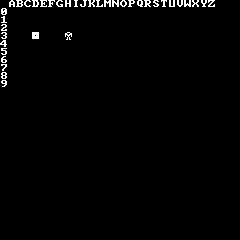

Rendered tile map (Tiled .tmx) drawn with the repository's tilesets; below, a short description and the full map source, tile grids included:
An orthogonal 30x30 tile map with 8x8 px tiles, 1 tile layer (Calque de Tuiles 1) and 2 objects (player, solid).

<map version="1.5" tiledversion="1.7.2" orientation="orthogonal" renderorder="right-down" width="30" height="30" tilewidth="8" tileheight="8" infinite="0" nextlayerid="3" nextobjectid="3">
 <editorsettings>
  <export target="carte.lua" format="lua" />
 </editorsettings>
 <tileset firstgid="1" name="attpjjbon" tilewidth="8" tileheight="8" tilecount="256" columns="16">
  <image source="attpjjbon.png" width="128" height="128" />
  <tile id="160">
   <animation>
    <frame tileid="160" duration="100" />
    <frame tileid="161" duration="100" />
    <frame tileid="162" duration="100" />
    <frame tileid="176" duration="100" />
    <frame tileid="177" duration="100" />
    <frame tileid="178" duration="100" />
   </animation>
  </tile>
  <tile id="219">
   <animation>
    <frame tileid="219" duration="500" />
    <frame tileid="220" duration="100" />
    <frame tileid="221" duration="100" />
    <frame tileid="222" duration="100" />
   </animation>
  </tile>
 </tileset>
 <layer id="1" name="Calque de Tuiles 1" width="30" height="30">
  <properties>
   <property name="solid" type="bool" value="true" />
  </properties>
  <data encoding="csv">
0,66,67,68,69,70,71,72,73,74,75,76,77,78,79,80,81,82,83,84,85,86,87,88,89,90,91,0,0,0,
49,0,0,0,0,0,0,0,0,0,0,0,0,0,0,0,0,0,0,0,0,0,0,0,0,0,0,0,0,0,
50,0,0,0,0,0,0,0,0,0,0,0,0,0,0,0,0,0,0,0,0,0,0,0,0,0,0,0,0,0,
51,0,0,0,0,0,0,0,0,0,0,0,0,0,0,0,0,0,0,0,0,0,0,0,0,0,0,0,0,0,
52,0,0,0,161,0,0,0,220,0,0,0,0,0,0,0,0,0,0,0,0,0,0,0,0,0,0,0,0,0,
53,0,0,0,0,0,0,0,0,0,0,0,0,0,0,0,0,0,0,0,0,0,0,0,0,0,0,0,0,0,
54,0,0,0,0,0,0,0,0,0,0,0,0,0,0,0,0,0,0,0,0,0,0,0,0,0,0,0,0,0,
55,0,0,0,0,0,0,0,0,0,0,0,0,0,0,0,0,0,0,0,0,0,0,0,0,0,0,0,0,0,
56,0,0,0,0,0,0,0,0,0,0,0,0,0,0,0,0,0,0,0,0,0,0,0,0,0,0,0,0,0,
57,0,0,0,0,0,0,0,0,0,0,0,0,0,0,0,0,0,0,0,0,0,0,0,0,0,0,0,0,0,
58,0,0,0,0,0,0,0,0,0,0,0,0,0,0,0,0,0,0,0,0,0,0,0,0,0,0,0,0,0,
0,0,0,0,0,0,0,0,0,0,0,0,0,0,0,0,0,0,0,0,0,0,0,0,0,0,0,0,0,0,
0,0,0,0,0,0,0,0,0,0,0,0,0,0,0,0,0,0,0,0,0,0,0,0,0,0,0,0,0,0,
0,0,0,0,0,0,0,0,0,0,0,0,0,0,0,0,0,0,0,0,0,0,0,0,0,0,0,0,0,0,
0,0,0,0,0,0,0,0,0,0,0,0,0,0,0,0,0,0,0,0,0,0,0,0,0,0,0,0,0,0,
0,0,0,0,0,0,0,0,0,0,0,0,0,0,0,0,0,0,0,0,0,0,0,0,0,0,0,0,0,0,
0,0,0,0,0,0,0,0,0,0,0,0,0,0,0,0,0,0,0,0,0,0,0,0,0,0,0,0,0,0,
0,0,0,0,0,0,0,0,0,0,0,0,0,0,0,0,0,0,0,0,0,0,0,0,0,0,0,0,0,0,
0,0,0,0,0,0,0,0,0,0,0,0,0,0,0,0,0,0,0,0,0,0,0,0,0,0,0,0,0,0,
0,0,0,0,0,0,0,0,0,0,0,0,0,0,0,0,0,0,0,0,0,0,0,0,0,0,0,0,0,0,
0,0,0,0,0,0,0,0,0,0,0,0,0,0,0,0,0,0,0,0,0,0,0,0,0,0,0,0,0,0,
0,0,0,0,0,0,0,0,0,0,0,0,0,0,0,0,0,0,0,0,0,0,0,0,0,0,0,0,0,0,
0,0,0,0,0,0,0,0,0,0,0,0,0,0,0,0,0,0,0,0,0,0,0,0,0,0,0,0,0,0,
0,0,0,0,0,0,0,0,0,0,0,0,0,0,0,0,0,0,0,0,0,0,0,0,0,0,0,0,0,0,
0,0,0,0,0,0,0,0,0,0,0,0,0,0,0,0,0,0,0,0,0,0,0,0,0,0,0,0,0,0,
0,0,0,0,0,0,0,0,0,0,0,0,0,0,0,0,0,0,0,0,0,0,0,0,0,0,0,0,0,0,
0,0,0,0,0,0,0,0,0,0,0,0,0,0,0,0,0,0,0,0,0,0,0,0,0,0,0,0,0,0,
0,0,0,0,0,0,0,0,0,0,0,0,0,0,0,0,0,0,0,0,0,0,0,0,0,0,0,0,0,0,
0,0,0,0,0,0,0,0,0,0,0,0,0,0,0,0,0,0,0,0,0,0,0,0,0,0,0,0,0,0,
0,0,0,0,0,0,0,0,0,0,0,0,0,0,0,0,0,0,0,0,0,0,0,0,0,0,0,0,0,0
</data>
 </layer>
 <objectgroup id="2" name="Calque d'Objets 1">
  <object id="1" type="player" gid="37" x="56" y="72" width="8" height="8" />
  <object id="2" type="solid" gid="202" x="64" y="24" width="8" height="8">
   <properties>
    <property name="dialog" value="salut ! ca boum !" />
   </properties>
  </object>
 </objectgroup>
</map>